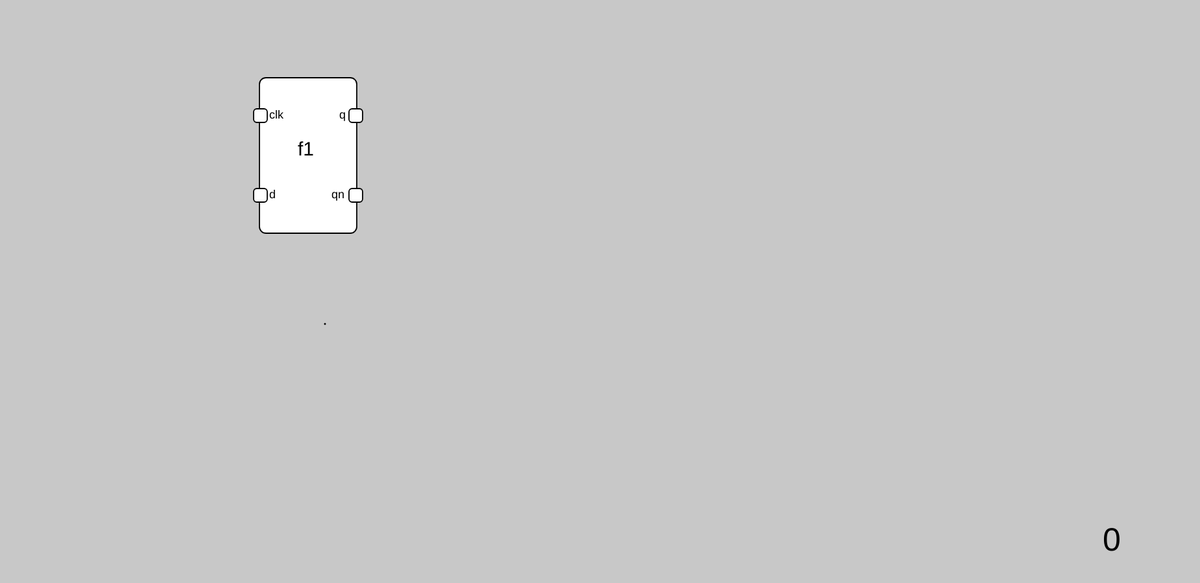
Frame 1 (no input)
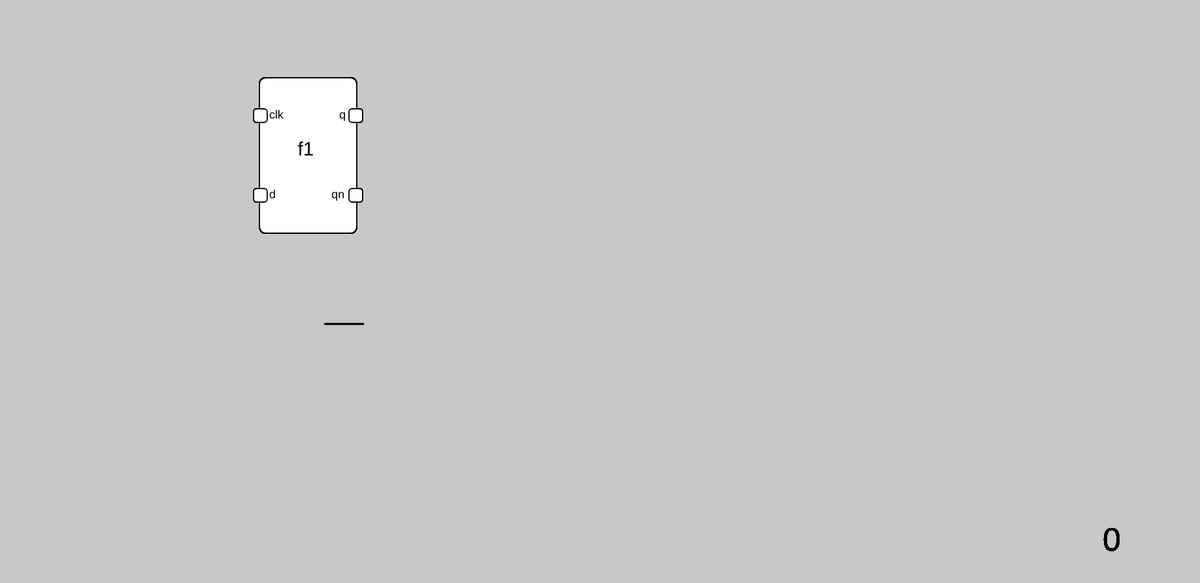
Frame 60 (no input)
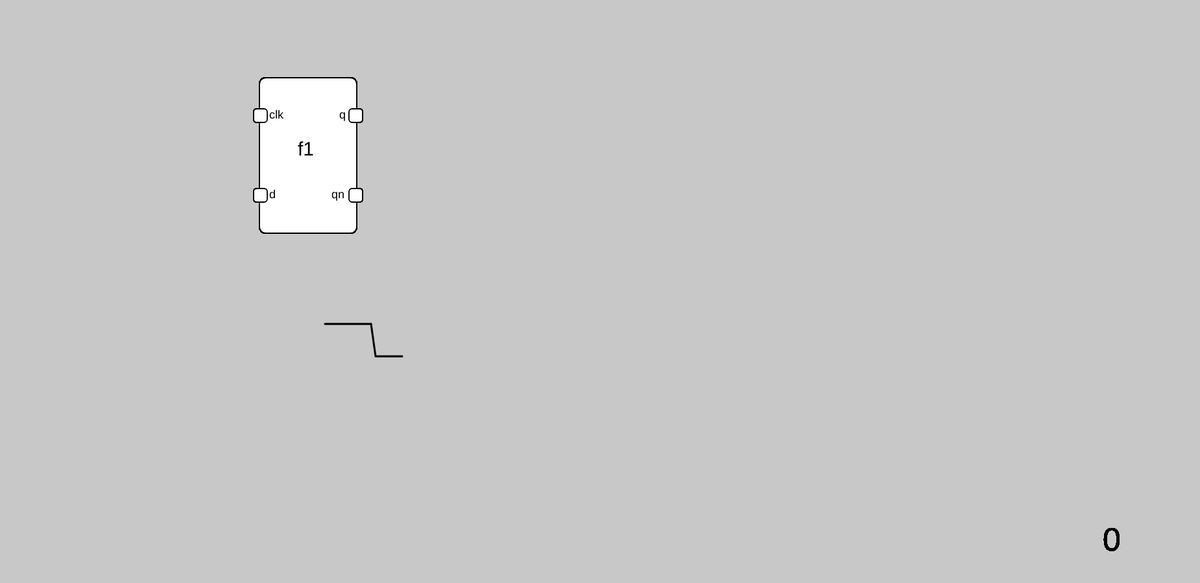
Frame 120 (the mouse pressed at the canvas centre since frame 60)

The p5.js sketch that drew these frames (run headless with seeded random() and noise() and a simulated clock; from frame 60 on, the mouse is pressed at the canvas centre):

// p5.js sketch
// ── sketch.js
// GLOBAL VARIABLES
let flop_size = 3;
let realtime = 0;
let time = 0;

// for init_clk()
let clk_time = 0;
let clk_state = 0;
let prev_state = null;

let graph_size = 500;

// skew variables ??
let skew_step = 5;
let live_point = 0;
let last_point = null;

let points = new Array(200);


function setup() {
  // put setup code here
  createCanvas(1850, 900);
  background(200);
}

function draw() {
  // TIMING
  realtime = realtime + 1;
  // if (realtime >= 100) {
  //   time = time + 1;
  //   realtime = 0;
  //   clear();
  //   background(200);
  // }

  // put drawing code here
  draw_flop("f1", 400, 120, 0, 0);

  init_clk(realtime);

  draw_graph(clk_state, realtime, 500);
 
  textSize(50);
  text(time, 1700, 850);
}


function init_clk(rtime){
  let clk = [];
  let clk_speed = 70;
  let meta_time = 5;

  if (clk_time <= 2) {
    clk_time = rtime;
  } else {
    // console.log("rtime : ", rtime, "clk_time : ", clk_time, "clk_state : ", clk_state, "clk_delta : ", rtime - clk_time);
  }

  if (rtime - clk_time >= clk_speed) {
    // metastable state
    if (rtime - clk_time <= clk_speed + meta_time) {
      if (prev_state == null) {
        prev_state = clk_state;
      }
      clk_state = 3;
    } else {
      clk_state = prev_state;
      prev_state = null;
      if (clk_state == 0) {
        clk_state = 1;
        prev_state = 1;
      } else {
        clk_state = 0;
        prev_state = 0;
      }
      clk_time = 0;
    }
  } 
}


function draw_graph(i_signal, rtime, p_max) {
  let graph_height = 50;
  let p_min = 0;

  p_min = p_max + graph_height;
  push();
  strokeWeight(3);
  stroke("black");
  beginShape(POINTS);
  switch (i_signal) {
    case 0 :
      if (last_point != null) {
        line(last_point, p_min, p_max + rtime, p_max);
        last_point = null;
      } else {
        vertex(p_max + rtime, p_max);
        live_point = p_max + rtime;
      }
      break;
    case 1 :
      if (last_point != null) {
        line(last_point, p_max, p_max + rtime, p_min);
        last_point = null;
      } else {
        vertex(p_max + rtime, p_min);
        live_point = p_max + rtime;
      }
      break;
    default :
      if (last_point == null) {
        last_point = live_point;
      }
      break;
  }
  endShape();
  pop();
}


// draw a d-flip-flop
function draw_flop(name, x, y, clk, d) {
  let q   = 0;
  let qn  = 0;
  let text_offset;

  push();
  strokeWeight(0.6 * flop_size);
  rect(x, y, (50 * flop_size), (80 * flop_size), 10);

  // text
  textSize(10*flop_size)
  text_offset = 10;
  text_offset = text_offset*0.5*flop_size + 1;
  text(name, x + 25*flop_size - text_offset,  y + 40*flop_size);
  
  // left-side ports
  textSize(6*flop_size)
  text("clk", x + 5*flop_size,  y + 21*flop_size);
  rect(x - 3*flop_size, y + 16*flop_size,  (7 * flop_size), (7 * flop_size), 5);

  // textSize(6*flop_size)
  text("d", x + 5*flop_size,  y + 62*flop_size);
  rect(x - 3*flop_size, y + 57*flop_size,  (7 * flop_size), (7 * flop_size), 5);
  
  // right-side ports
  text("q", x + 41*flop_size,  y + 21*flop_size);
  rect(x + 46*flop_size, y + 16*flop_size,  (7 * flop_size), (7 * flop_size), 5);

  text("qn", x + 37*flop_size,  y + 62*flop_size);
  rect(x + 46*flop_size, y + 57*flop_size,  (7 * flop_size), (7 * flop_size), 5);
  pop();

  // FLOP FUNCTIONS
}
